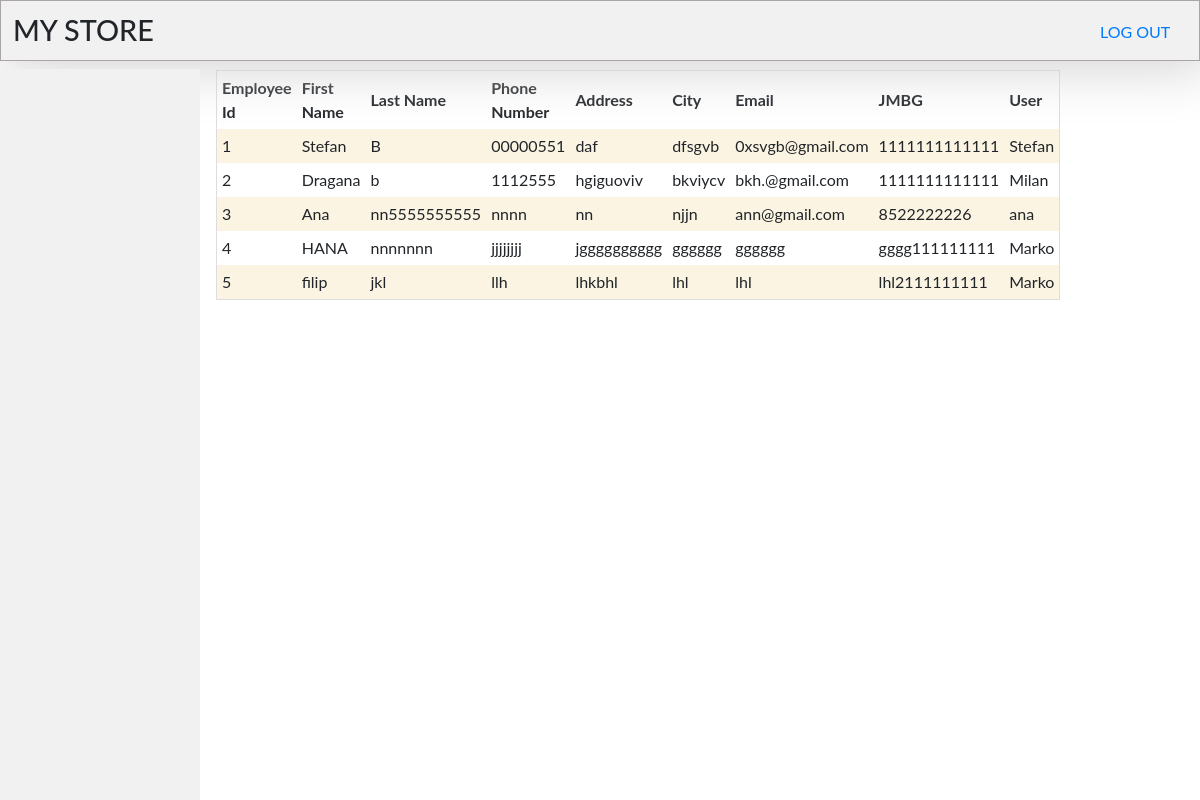
Page /employee_list.php on the earlier database version.
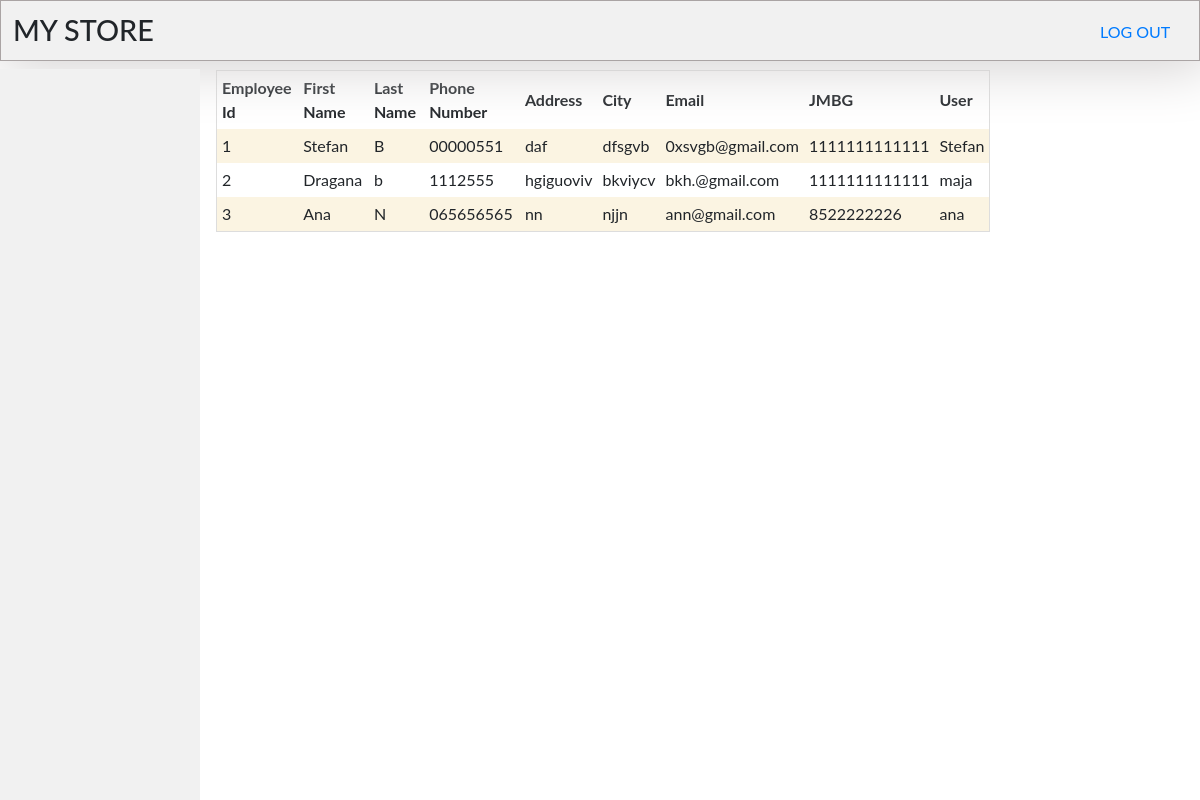
Same page on the later database version.
### tables this page shows
CREATE TABLE `employee` (
  `EmployeeId` int(11) NOT NULL,
  `FirstName` varchar(50) DEFAULT NULL,
  `LastName` varchar(50) DEFAULT NULL,
  `PhoneNumber` varchar(50) DEFAULT NULL,
  `Address` varchar(100) DEFAULT NULL,
  `City` varchar(50) DEFAULT NULL,
  `Email` varchar(100) DEFAULT NULL,
  `JMBG` char(13) DEFAULT NULL,
  `UserId` int(11) DEFAULT NULL
);

CREATE TABLE `user` (
  `UserId` int(11) NOT NULL,
  `UserName` varchar(50) DEFAULT NULL,
  `Password` varchar(60) DEFAULT NULL,
  `RoleId` int(11) DEFAULT NULL,
  `NewPassword` tinyint(1) NOT NULL DEFAULT 0
);

### employee_list.php (the view, shortened to what this page needs)
<!DOCTYPE html>
<html>
<head>
  <?php include("includes/head-tag-contents.php"); ?>
</head>
<body>
  <?php include("includes/design-top.php"); ?>
  <?php include("includes/navigation.php"); ?>
  <div class="content">
    <?php
    $db = OpenCon();
    $sql =
      "SELECT * FROM `employee` as e LEFT JOIN user as u ON u.UserId = e.UserId;";
    $result = $db->query($sql);
    if ($result->num_rows > 0) {
    ?>
    <div class="table-cont">
      <table>
        <th>Employee Id</th>
        <th>First Name</th>
        <th>Last Name</th>
        <th>Phone Number</th>
        <th>Address</th>
        <th>City</th>
        <th>Email</th>
        <th>JMBG</th>
        <th>User</th>
        <?php
        while ($row = $result->fetch_assoc()) {
          echo "<tr>";
          echo "<td>" . $row['EmployeeId'] . "</td>";
          echo "<td>" . $row['FirstName'] . "</td>";
          echo "<td>" . $row['LastName'] . "</td>";
          echo "<td>" . $row['PhoneNumber'] . "</td>";
          echo "<td>" . $row['Address'] . "</td>";
          echo "<td>" . $row['City'] . "</td>";
          echo "<td>" . $row['Email'] . "</td>";
          echo "<td>" . $row['JMBG'] . "</td>";
          echo "<td>" . $row['UserName'] . "</td>";
        ?>
      <?php
          echo "</tr>";
        }
      }
      ?>
      </table>
       <div class="logout">
    <a href="logout.php">LOG OUT</a>
  </div>
    </div>
  </div>
</body>
</html>

Differences in the rows shown:
removed employee: EmployeeId "4", FirstName "HANA", LastName "nnnnnnn", PhoneNumber "jjjjjjjj", Address "jgggggggggg", City "gggggg", Email "gggggg", JMBG "gggg111111111", UserId.UserName "Marko"
removed employee: EmployeeId "5", FirstName "filip", LastName "jkl", PhoneNumber "llh", Address "lhkbhl", City "lhl", Email "lhl", JMBG "lhl2111111111", UserId.UserName "Marko"
changed employee "Dragana": UserId.UserName "Milan" → "maja"
changed employee "Ana": LastName "nn5555555555" → "N"; PhoneNumber "nnnn" → "065656565"
